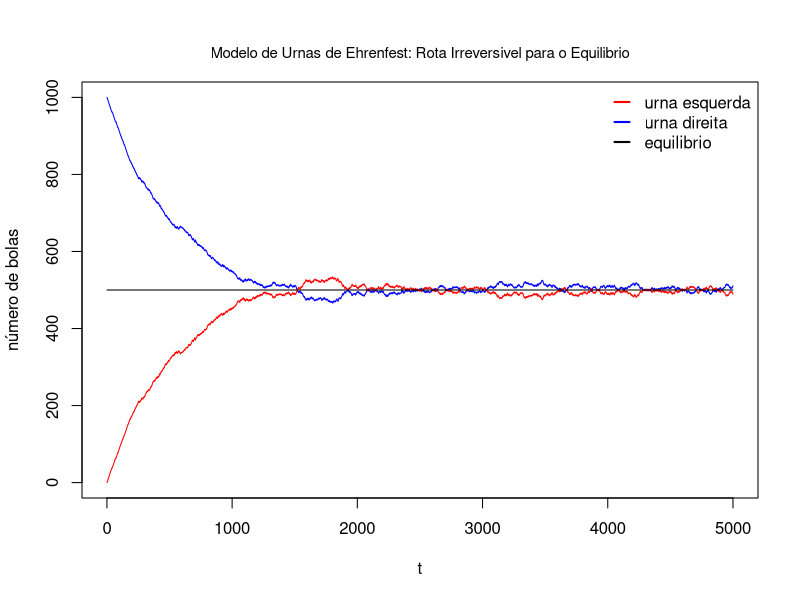

Here is the R script that generated this plot:

# importar dados
x.ne = read.table("ne.txt")
x.nd = read.table("nd.txt")
x.eq = read.table("eq.txt")

# escala temporal
time = 1:(dim(x.eq)[1])


# exportar como figura png: inicio
png("output_ehrenfest.png", width = 600, height = 500)

plot(time,x.ne[,1],  type="l",col="blue" , cex = 0.8,
	ylim=range(x.ne[,1],x.nd[,1]),xlab="t",ylab="número de bolas" )
lines(time,x.nd[,1], type="l",col="red" )
lines(time,x.eq[,1], type="l",col="black" )

mtext( "Modelo de Urnas de Ehrenfest: Rota Irreversivel para o Equilibrio", side=3, cex=0.9, line=1)


legend("topright", bty="n",
       cex=1.0, seg.len = 1, lty=1, lwd=2,
       col=c("red","blue","black"), 
       legend =c("urna esquerda","urna direita","equilibrio") ) 
       
dev.off()
# exportar como figura png: fim
